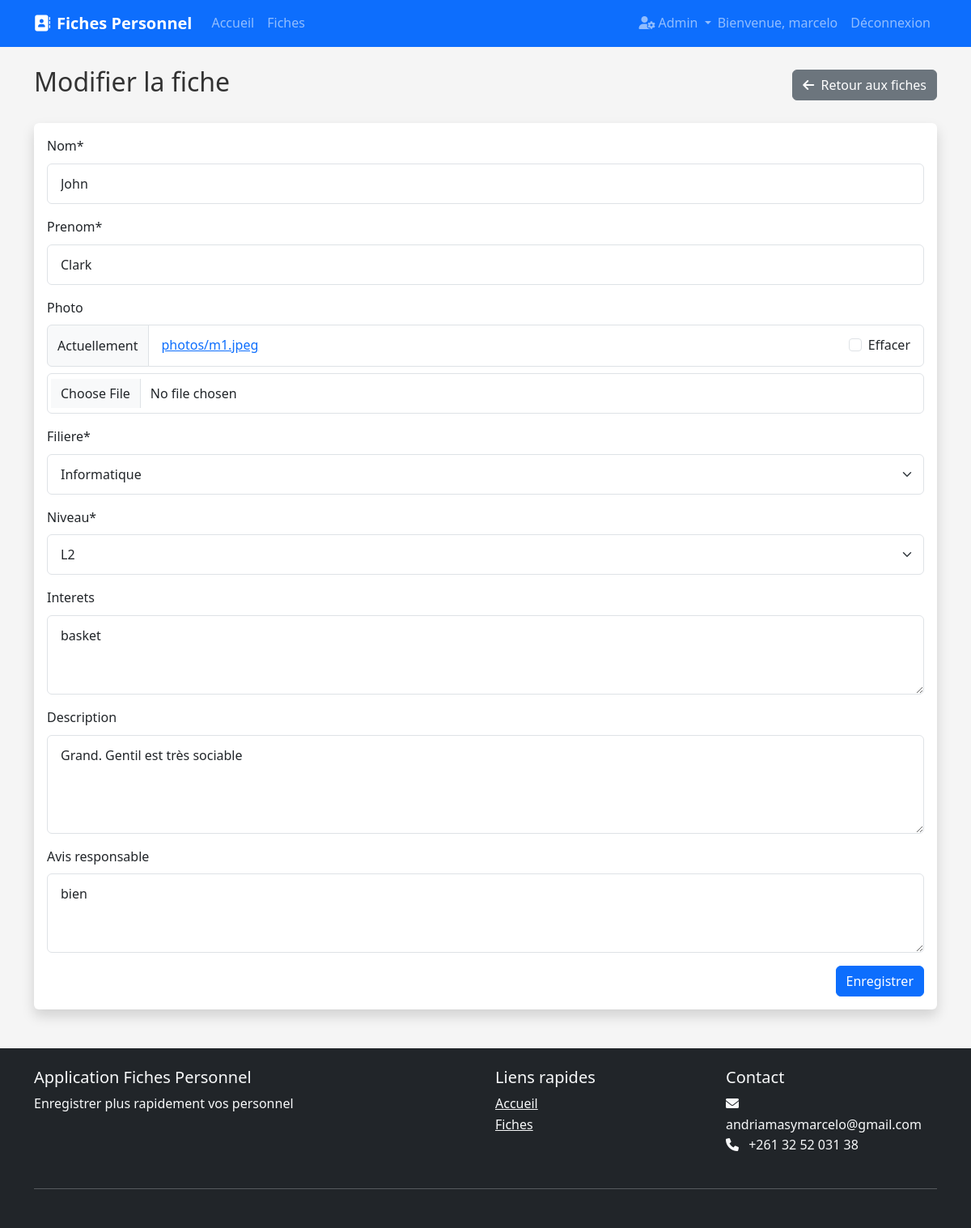
Screenshot of /fiche/1/modifier/ (signed in) with the database file from the repository.
### fiches/models.py (models this page shows, shortened)
class Fiche(models.Model):
    FILIERE_CHOICES = [
        ('Informatique', 'Informatique'),
        ('Economie', 'Economie'),
        ('Droit', 'Droit'),
        ('Langue Etrangere applique', 'Langue Etrangere Applique'),
        ('Education', 'Education'),
        ('Communication', 'Communication'),
        ('Agronomie', 'Agronomie'),
    ]
    niveau_CHOICES=[('L2','L2'),('L3','L3')]
    nom = models.CharField(max_length=100)
    prenom = models.CharField(max_length=100)
    photo = models.ImageField(upload_to='photos/', blank=True, null=True)
    filiere = models.CharField(max_length=100, choices=FILIERE_CHOICES)
    niveau = models.CharField(max_length=10, choices=niveau_CHOICES)
    interets = models.TextField(blank=True)
    description = models.TextField(blank=True)
    avis_responsable = models.TextField(blank=True)
    created_at = models.DateTimeField(auto_now_add=True)
    updated_at = models.DateTimeField(auto_now=True)
    class Meta:
        ordering = ['nom', 'prenom']

### fiches/views.py (the view, shortened to what this page needs)
# urls.py: path('fiche/<int:pk>/modifier/', views.FicheUpdateView.as_view(), name='fiche-update'),
class FicheUpdateView(LoginRequiredMixin, UserPassesTestMixin, UpdateView):
    model = Fiche
    form_class = FicheForm
    template_name = 'fiches/fiche_form.html'
    def test_func(self):
        return is_admin(self.request.user)

### fiches/forms.py
class FicheForm(forms.ModelForm):
    class Meta:
        model = Fiche
        fields = ['nom', 'prenom', 'photo', 'filiere','niveau', 'interets', 'description', 'avis_responsable']
        widgets = {
            'interets': forms.Textarea(attrs={'rows': 3}),
            'description': forms.Textarea(attrs={'rows': 4}),
            'avis_responsable': forms.Textarea(attrs={'rows': 3}),
        }

### fiches/views.py (called while the page is built)
def is_admin(user):
    return user.is_staff or user.is_superuser

### fiches/templates/fiches/fiche_form.html
{% extends "fiches/base.html" %} {% load crispy_forms_tags %} {% block content%}
<div class="d-flex justify-content-between align-items-center mb-4">
  <h2>{% if object %}Modifier la fiche{% else %}Créer une fiche{% endif %}</h2>
  <a href="{% url 'fiche-list' %}" class="btn btn-secondary">
    <i class="fas fa-arrow-left me-1"></i> Retour aux fiches
  </a>
</div>
<div class="card shadow">
  <div class="card-body">
    <form method="POST" enctype="multipart/form-data">
      {% csrf_token %} {{ form|crispy }}
      <div class="d-flex justify-content-end">
        <button type="submit" class="btn btn-primary">Enregistrer</button>
      </div>
    </form>
  </div>
</div>
{% endblock %}

### fiches/templates/fiches/base.html (shortened to what this page needs)
<!DOCTYPE html>
<html lang="fr">
  <head>
    <link
      href="https://cdn.jsdelivr.net/npm/bootstrap@5.3.0-alpha1/dist/css/bootstrap.min.css"
      rel="stylesheet"
    />
    <link
      rel="stylesheet"
      href="https://cdnjs.cloudflare.com/ajax/libs/font-awesome/6.0.0/css/all.min.css"
    />
    {% load static %}
    <link rel="stylesheet" href="{% static 'fiches/css/style.css' %}" />
  </head>
  <body>
    <nav class="navbar navbar-expand-lg navbar-dark bg-primary sticky-top">
      <div class="container">
        <a class="navbar-brand" href="{% url 'home' %}">
          <i class="fas fa-address-book me-2"></i>Fiches Personnel
        </a>
        <div class="collapse navbar-collapse" id="navbarNav">
          <ul class="navbar-nav me-auto">
            <li class="nav-item">
              <a
                class="nav-link {% if request.resolver_match.url_name == 'home' %}active{% endif %}"
                href="{% url 'home' %}"
                >Accueil</a
              >
            </li>
            <li class="nav-item">
              <a
                class="nav-link {% if request.resolver_match.url_name == 'fiche-list' %}active{% endif %}"
                href="{% url 'fiche-list' %}"
                >Fiches</a
              >
            </li>
          </ul>
          <div class="navbar-nav">
            {% if user.is_authenticated %} {% if user.is_staff or user.is_superuser %}
            <div class="nav-item dropdown">
              <a
                class="nav-link dropdown-toggle"
                href="#"
                role="button"
                data-bs-toggle="dropdown"
              >
                <i class="fas fa-user-cog me-1"></i>Admin
              </a>
            </div>
            <span class="navbar-text me-2">Bienvenue, {{ user.username }}</span>
            <a class="nav-link" href="{% url 'logout' %}">Déconnexion</a>
            {% endif %}
            {% else %}
            <a class="nav-link" href="{% url 'login' %}">Connexion</a>
            <a class="nav-link" href="{% url 'register' %}">Inscription</a>
            {% endif %}
          </div>
        </div>
      </div>
    </nav>
    <div class="container mt-4">
       {% block content %}{% endblock %}
    </div>
    <footer class="bg-dark text-light py-4 mt-5">
      <div class="container">
        <div class="row">
          <div class="col-md-6">
            <h5>Application Fiches Personnel</h5>
            <p>
              Enregistrer plus rapidement vos personnel
            </p>
          </div>
          <div class="col-md-3">
            <h5>Liens rapides</h5>
            <ul class="list-unstyled">
              <li><a href="{% url 'home' %}" class="text-light">Accueil</a></li>
              <li>
                <a href="{% url 'fiche-list' %}" class="text-light">Fiches</a>
              </li>
            </ul>
          </div>
          <div class="col-md-3">
            <h5>Contact</h5>
            <ul class="list-unstyled">
              <li><i class="fas fa-envelope me-2"></i> andriamasymarcelo@gmail.com</li>
              <li><i class="fas fa-phone me-2"></i> +261 32 52 031 38</li>
            </ul>
          </div>
        </div>
        <hr class="my-4" />
      </div>
    </footer>
  </body>
</html>

### fiches/static/fiches/css/style.css (style rules this page uses)
:root { --primary-color: #0d6efd; --secondary-color: #6c757d; --success-color: #198754; --danger-color: #dc3545; --warning-color: #ffc107; --info-color: #0dcaf0; --light-color: #f8f9fa; --dark-color: #212529; }
body { font-family: 'Segoe UI', Tahoma, Geneva, Verdana, sans-serif; background-color: #f5f5f5; color: #333; line-height: 1.6; }
.card { border: none; transition: transform 0.3s, box-shadow 0.3s; }
.navbar-brand { font-weight: 600; }
.btn { border-radius: 6px; font-weight: 500; transition: all 0.3s; }
.btn-primary { background-color: var(--primary-color); border-color: var(--primary-color); }
.form-control, .form-select { border-radius: 6px; padding: 0.75rem 1rem; border: 1px solid #dee2e6; transition: border-color 0.15s ease-in-out, box-shadow 0.15s ease-in-out; }
footer { margin-top: auto; }

### rows the page displays
Fiche: nom "John", prenom "Clark", filiere "Informatique", niveau "L2", interets "basket", description "Grand. Gentil est très sociable", avis_responsable "bien"

### other values shown
{{ user.username }} "marcelo"
